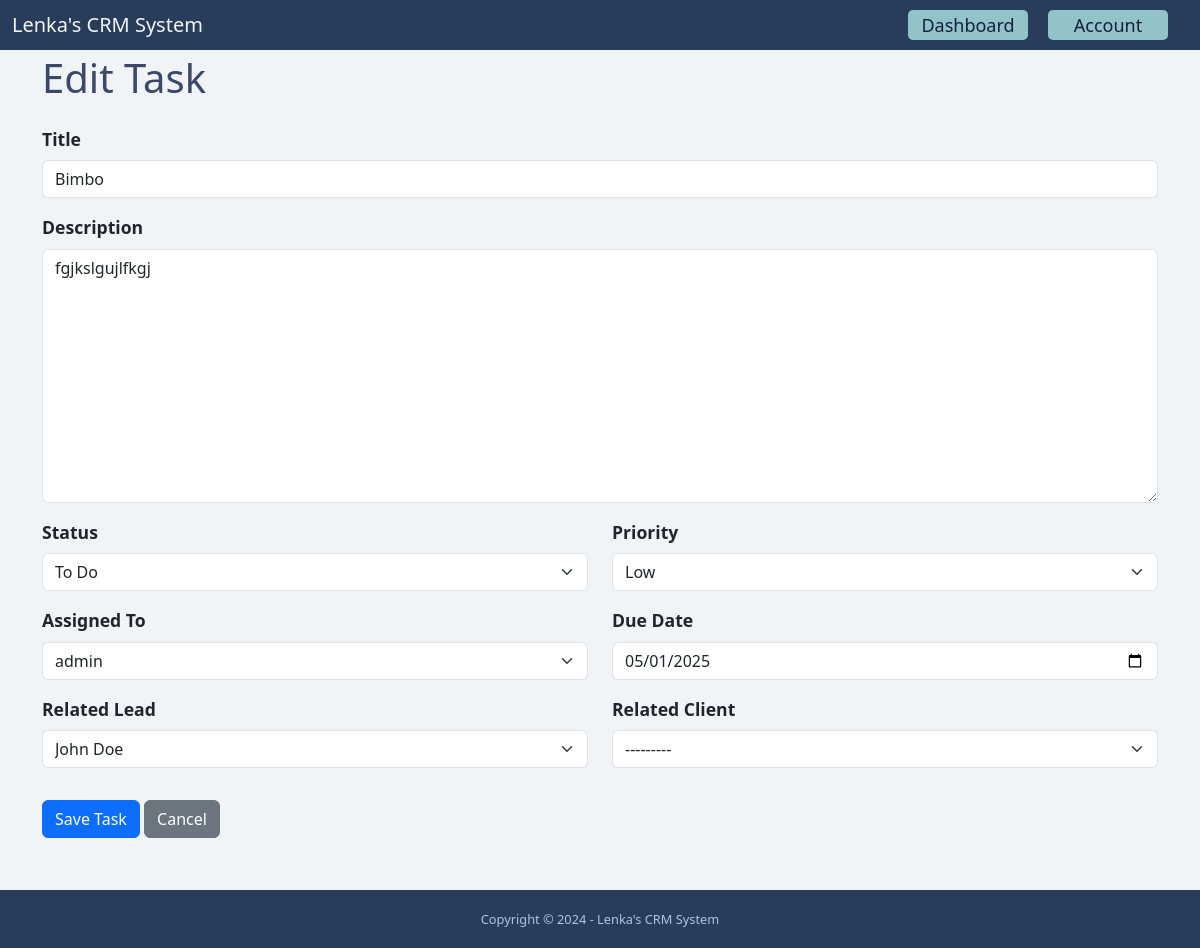
/dashboard/tasks/5/edit/ (signed in), run on the app's committed database.
### task/models.py (models this page shows, shortened)
class Task(models.Model):
    PRIORITY_CHOICES = (
        ('low', 'Low'),
        ('medium', 'Medium'),
        ('high', 'High'),
    )
    STATUS_CHOICES = (
        ('todo', 'To Do'),
        ('in_progress', 'In Progress'),
        ('completed', 'Completed'),
        ('canceled', 'Canceled'),
    )
    title = models.CharField(max_length=255)
    description = models.TextField(blank=True, null=True)
    created_by = models.ForeignKey(User, related_name='tasks', on_delete=models.CASCADE)
    assigned_to = models.ForeignKey(User, related_name='assigned_tasks',
                                    on_delete=models.CASCADE,
                                    blank=True,
                                    null=True)
    lead = models.ForeignKey(Lead, related_name='tasks', on_delete=models.CASCADE, null=True, blank=True)
    client = models.ForeignKey(Client, related_name='tasks', null=True, blank=True, on_delete=models.CASCADE)
    priority = models.CharField(max_length=20, choices=PRIORITY_CHOICES, default='-')
    status = models.CharField(max_length=20, choices=STATUS_CHOICES, default='-')
    due_date = models.DateField(blank=True, null=True)
    created_at = models.DateTimeField(auto_now_add=True)
    updated_at = models.DateTimeField(auto_now=True)
    class Meta:
        ordering = ['-created_at']

### task/views.py (the view)
# urls.py: path('<int:pk>/edit/', task_edit, name='task_edit'),
@login_required
def task_edit(request, pk):
    task = get_object_or_404(Task, pk=pk)
    if not (request.user == task.created_by or request.user == task.assigned_to):
        raise PermissionDenied("You don't have permission to edit this task.")
    if request.method == 'POST':
        form = TaskForm(request.POST, instance=task)
        if form.is_valid():
            form.save()
            messages.success(request, 'Task was updated successfully.')
            return redirect('task:task_detail', pk=task.pk)
    else:
        form = TaskForm(instance=task)
    return render(request, 'task/task_form.html', {
        'form': form,
        'title': 'Edit Task',
        'task': task
    })

### task/forms.py (shortened to what this page needs)
class TaskForm(forms.ModelForm):
    class Meta:
        model = Task
        fields = ['title', 'description', 'status', 'priority', 'lead', 'client', 'assigned_to','due_date']
        widgets = {
            'due_date': forms.DateInput(attrs={
                'type': 'date',
                'class': 'form-control'
            }),
            'title': forms.TextInput(attrs={'class': 'form-control'}),
            'description': forms.Textarea(attrs={'class': 'form-control'}),
            'status': forms.Select(attrs={'class': 'form-select'}),
            'priority': forms.Select(attrs={'class': 'form-select'}),
            'assigned_to': forms.Select(attrs={'class': 'form-select'}),
            'lead': forms.Select(attrs={'class': 'form-select'}),
            'client': forms.Select(attrs={'class': 'form-select'}),
        }

### client/models.py (called while the page is built)
    def __str__(self):
        return f'{self.last_name} {self.first_name}'

### lead/models.py (called while the page is built)
    def __str__(self):
        return f'{self.first_name} {self.last_name}'

### task/templates/task/task_form.html (shortened to what this page needs)
{% extends 'base.html' %}
{% block content %}
<div class="container mt-4">
    <h1 class="mb-4">{{ title }}</h1>
    <form method="post">
        <div class="mb-3">
            <label for="{{ form.title.id_for_label }}" class="form-label">Title</label>
            {{ form.title }}
        </div>
        <div class="mb-3">
            <label for="{{ form.description.id_for_label }}" class="form-label">Description</label>
            {{ form.description }}
        </div>
        <div class="row">
            <div class="col-md-6">
                <div class="mb-3">
                    <label for="{{ form.status.id_for_label }}" class="form-label">Status</label>
                    {{ form.status }}
                </div>
            </div>
            <div class="col-md-6">
                <div class="mb-3">
                    <label for="{{ form.priority.id_for_label }}" class="form-label">Priority</label>
                    {{ form.priority }}
                </div>
            </div>
        </div>
        <div class="row">
            <div class="col-md-6">
                <div class="mb-3">
                    <label for="{{ form.assigned_to.id_for_label }}" class="form-label">Assigned To</label>
                    {{ form.assigned_to }}
                </div>
            </div>
            <div class="col-md-6">
                <div class="mb-3">
                    <label for="{{ form.due_date.id_for_label }}" class="form-label">Due Date</label>
                    {{ form.due_date }}
                </div>
            </div>
        </div>
        <div class="row">
            <div class="col-md-6">
                <div class="mb-3">
                    <label for="{{ form.lead.id_for_label }}" class="form-label">Related Lead</label>
                    {{ form.lead }}
                </div>
            </div>
            <div class="col-md-6">
                <div class="mb-3">
                    <label for="{{ form.client.id_for_label }}" class="form-label">Related Client</label>
                    {{ form.client }}
                </div>
            </div>
        </div>
        <div class="mt-3">
            <button type="submit" class="btn btn-primary">Save Task</button>
            <a href="{% url 'task:task_list' %}" class="btn btn-secondary">Cancel</a>
        </div>
    </form>
</div>
{% endblock %}

### static/styles.css (style rules this page uses)
html, body { height: 100%; margin: 0; }
body { background-color: #f0f4f6; position: relative; padding-bottom: 58px; min-height: 100vh; }
label { font-weight: bold; font-size: 1.1rem; }
h1 { color: #3b4869; }
.container { margin-top: 80px; margin-bottom: 80px; }

### data on the page
Task: title "Bimbo", description "fgjkslgujlfkgj", status "To Do", priority "Low", assigned_to "admin", due_date "05/01/2025", lead "John Doe", client "---------"

### other printed values
{{ title }} "Edit Task"
